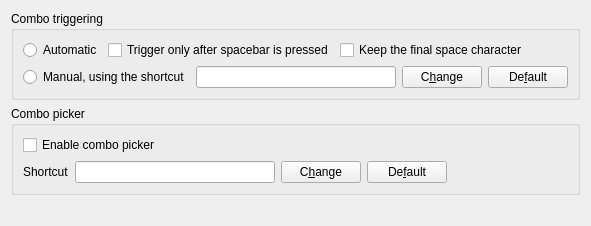
     <widget class="QWidget" name="tabCombos">
      <attribute name="title">
       <string>Combos</string>
      </attribute>
      <layout class="QVBoxLayout" name="verticalLayout_3">
       <item>
        <widget class="QGroupBox" name="groupBox">
         <property name="title">
          <string>Combo triggering</string>
         </property>
         <layout class="QVBoxLayout" name="verticalLayout_6">
          <item>
           <layout class="QHBoxLayout" name="horizontalLayout_4">
            <item>
             <widget class="QRadioButton" name="radioComboTriggerAuto">
              <property name="text">
               <string>Automatic</string>
              </property>
             </widget>
            </item>
            <item>
             <widget class="QCheckBox" name="checkComboTriggersOnSpace">
              <property name="text">
               <string>Trigger only after spacebar is pressed</string>
              </property>
             </widget>
            </item>
            <item>
             <widget class="QCheckBox" name="checkKeepFinalSpaceCharacter">
              <property name="text">
               <string>Keep the final space character</string>
              </property>
             </widget>
            </item>
            <item>
             <spacer name="horizontalSpacer_12">
              <property name="orientation">
               <enum>Qt::Horizontal</enum>
              </property>
              <property name="sizeHint" stdset="0">
               <size>
                <width>0</width>
                <height>20</height>
               </size>
              </property>
             </spacer>
            </item>
           </layout>
          </item>
          <item>
           <layout class="QHBoxLayout" name="horizontalLayout_16">
            <item>
             <widget class="QRadioButton" name="radioComboTriggerManual">
              <property name="text">
               <string>Manual, using the shortcut</string>
              </property>
             </widget>
            </item>
            <item>
             <widget class="QLineEdit" name="editComboTriggerShortcut">
              <property name="sizePolicy">
               <sizepolicy hsizetype="Minimum" vsizetype="Fixed">
                <horstretch>0</horstretch>
                <verstretch>0</verstretch>
               </sizepolicy>
              </property>
              <property name="minimumSize">
               <size>
                <width>200</width>
                <height>0</height>
               </size>
              </property>
              <property name="maximumSize">
               <size>
                <width>100</width>
                <height>16777215</height>
               </size>
              </property>
              <property name="baseSize">
               <size>
                <width>50</width>
                <height>0</height>
               </size>
              </property>
              <property name="maxLength">
               <number>50</number>
              </property>
              <property name="readOnly">
               <bool>true</bool>
              </property>
             </widget>
            </item>
            <item>
             <widget class="QPushButton" name="buttonChangeComboTriggerShortcut">
              <property name="text">
               <string>C&amp;hange</string>
              </property>
             </widget>
            </item>
            <item>
             <widget class="QPushButton" name="buttonResetComboTriggerShortcut">
              <property name="text">
               <string>De&amp;fault</string>
              </property>
             </widget>
            </item>
            <item>
             <spacer name="horizontalSpacer_5">
              <property name="orientation">
               <enum>Qt::Horizontal</enum>
              </property>
              <property name="sizeHint" stdset="0">
               <size>
                <width>0</width>
                <height>20</height>
               </size>
              </property>
             </spacer>
            </item>
           </layout>
          </item>
         </layout>
        </widget>
       </item>
       <item>
        <widget class="QGroupBox" name="groupComboPicker">
         <property name="minimumSize">
          <size>
           <width>0</width>
           <height>0</height>
          </size>
         </property>
         <property name="title">
          <string>Combo picker</string>
         </property>
         <layout class="QVBoxLayout" name="verticalLayout_5">
          <item>
           <widget class="QCheckBox" name="checkEnableComboPicker">
            <property name="text">
             <string>Enable combo picker</string>
            </property>
           </widget>
          </item>
          <item>
           <layout class="QHBoxLayout" name="horizontalLayout_9">
            <item>
             <widget class="QLabel" name="labelComboPickerShortcut">
              <property name="text">
               <string>Shortcut</string>
              </property>
             </widget>
            </item>
            <item>
             <widget class="QLineEdit" name="editComboPickerShortcut">
              <property name="sizePolicy">
               <sizepolicy hsizetype="Minimum" vsizetype="Fixed">
                <horstretch>0</horstretch>
                <verstretch>0</verstretch>
               </sizepolicy>
              </property>
              <property name="minimumSize">
               <size>
                <width>200</width>
                <height>0</height>
               </size>
              </property>
              <property name="baseSize">
               <size>
                <width>50</width>
                <height>0</height>
               </size>
              </property>
              <property name="maxLength">
               <number>50</number>
              </property>
              <property name="readOnly">
               <bool>true</bool>
              </property>
             </widget>
            </item>
            <item>
             <widget class="QPushButton" name="buttonChangeComboPickerShortcut">
              <property name="text">
               <string>C&amp;hange</string>
              </property>
             </widget>
            </item>
            <item>
             <widget class="QPushButton" name="buttonResetComboPickerShortcut">
              <property name="text">
               <string>De&amp;fault</string>
              </property>
             </widget>
            </item>
            <item>
             <spacer name="horizontalSpacer_11">
              <property name="orientation">
               <enum>Qt::Horizontal</enum>
              </property>
              <property name="sizeHint" stdset="0">
               <size>
                <width>0</width>
                <height>20</height>
               </size>
              </property>
             </spacer>
            </item>
           </layout>
          </item>
         </layout>
        </widget>
       </item>
       <item>
        <spacer name="verticalSpacer_2">
         <property name="orientation">
          <enum>Qt::Vertical</enum>
         </property>
         <property name="sizeHint" stdset="0">
          <size>
           <width>20</width>
           <height>20</height>
          </size>
         </property>
        </spacer>
       </item>
      </layout>
     </widget>
